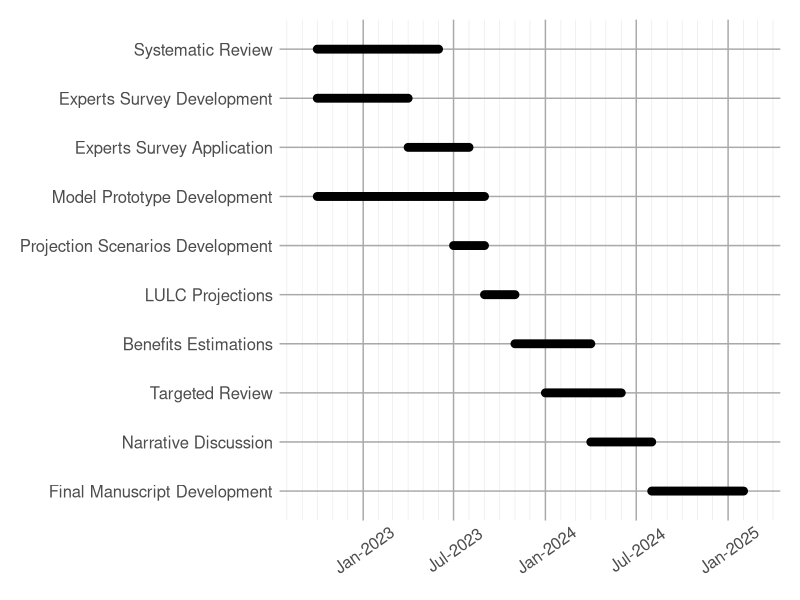

This figure's R source:
## ---- chunk 1
#| include: false

library(DiagrammeR)
library(lubridate)
library(tidyverse)

## ---- chunk 2
#| echo: false

grViz(
  "digraph {
  
  graph [layout = dot, 
         rankdir = TD, 
         nodesep = 2, 
         ranksep = 0.5,
         tooltip = ' ']
  
  node [shape = box,
        fontname = Helvetica,
        style = filled,
        fontcolor = '#343a40'
        fillcolor = '#f7f7f9'
        penwidth = 2.5,
        width = 3,
        height = 1.2,
        fontsize = 25,
        tooltip = ' ']

  edge [penwidth = 2.5, 
        arrowsize = 2,
        tooltip = ' ']

  a [label = 'Systematic \n Review', xlabel = '1']
  b [label = 'Experts Survey', xlabel = '1']
  c [label = 'ICLF overview \n data set', xlabel = '1']
  d [label = 'Projections \n Scenarios', xlabel = '2']
  e [label = 'LULC \n Projections', xlabel = '2']
  f [label = 'Benefits \n Estimations', xlabel = '2']
  g [label = 'Targeted \n Review', xlabel = '3']
  h [label = 'Narrative \n Discussion', xlabel = '3']
  
  a -> c b -> c
  c -> d d -> e
  e -> f c -> f
  f -> h g -> h
  
  }"
)

## ---- chunk 3
#| echo: false

grViz(
  "digraph {
  
  graph [layout = dot,
         rankdir = TD, 
         nodesep = 2, 
         ranksep = 0.5,
         tooltip = ' ']
  
  node [shape = box,
        fontname = Helvetica,
        style = filled,
        fontcolor = '#343a40'
        fillcolor = '#f7f7f9'
        penwidth = 2.5,
        width = 3,
        height = 1.2,
        fontsize = 25,
        tooltip = ' ']

  edge [penwidth = 2.5, 
        arrowsize = 2,
        tooltip = ' ']

  a [label = 'Region']
  b [label = 'Species']
  c [label = 'Population']
  d [label = 'Cycle Length']
  e [label = 'Management \n Practices']
  
  a -> b b -> c
  b -> d b -> e
  
  }"
)

## ---- chunk 4
#| echo: false

grViz(
  "digraph {
  
  graph [layout = dot,
         rankdir = LR, 
         nodesep = 1.2, 
         ranksep = 0.5,
         tooltip = ' ']
  
  node [shape = box,
        fontname = Helvetica,
        style = filled,
        fontcolor = '#343a40'
        fillcolor = '#f7f7f9'
        penwidth = 2.5,
        width = 3,
        height = 1.2,
        fontsize = 25,
        tooltip = ' ']

  edge [penwidth = 2.5, 
        arrowsize = 2,
        tooltip = ' ']

  a [label = 'Pasture']
  b [label = 'Transition \n (ICL)']
  c [label = 'ICLF']
  
    node [shape = oval,
        fontname = Helvetica,
        style = filled,
        fontcolor = '#343a40'
        fillcolor = '#f7f7f9'
        penwidth = 2.5,
        width = 3,
        height = 1.2,
        fontsize = 25,
        tooltip = ' ']
        
  e [label = 'Random Variables']
  f [label = 'Expansion \n Scenario']
  
      node [shape = diamond,
        fontname = Helvetica,
        style = filled,
        fontcolor = '#343a40'
        fillcolor = '#f7f7f9'
        penwidth = 2.5,
        width = 3,
        height = 1.2,
        fontsize = 25,
        tooltip = ' ']
        
  d [label = 'Random \n Selection']
  
  a -> d b -> c c -> b 
  d -> b e -> b e -> c
  f -> d
  
  }"
)

## ---- chunk 5
#| echo: false

grViz(
  "digraph {
  
  graph [layout = dot,
         rankdir = TD, 
         nodesep = 1.2, 
         ranksep = 0.5,
         tooltip = ' ']
  
  node [shape = box,
        fontname = Helvetica,
        style = filled,
        fontcolor = '#343a40'
        fillcolor = '#f7f7f9'
        penwidth = 2.5,
        width = 3,
        height = 1.2,
        fontsize = 25,
        tooltip = ' ']

  edge [penwidth = 2.5, 
        arrowsize = 2,
        tooltip = ' ']

  a [label = 'Biomass']
  b [label = 'Soil Carbon \n (Century)']
  c [label = 'Productivity']
  d [label = 'Revenue']
  
    node [shape = oval,
        fontname = Helvetica,
        style = filled,
        fontcolor = '#343a40'
        fillcolor = '#f7f7f9'
        penwidth = 2.5,
        width = 3,
        height = 1.2,
        fontsize = 25,
        tooltip = ' ']
        
  e [label = 'Population']      
  f [label = 'Climate']
  g [label = 'Species']
  h [label = 'Management \n Practices']
  
  a -> b a -> c c -> d 

  e -> a e -> c
  f -> a f -> b f -> c
  g -> a g ->b g -> c
  h -> d
  
  }"
)

## ---- chunk 6
#| echo: false

schedule_table <- 
  bind_rows(
    list(
      activity = "Systematic Review",
      start = "01-10-2022",
      end = "01-06-2023",
      section = 1
    ),
    list(
      activity = "Experts Survey Development",
      start = "01-10-2022",
      end = "01-04-2023",
      section = 1
    ),
    list(
      activity = "Experts Survey Application",
      start = "01-04-2023",
      end = "01-08-2023",
      section = 1
    ),
    list(
      activity = "Model Prototype Development",
      start = "01-10-2022",
      end = "01-09-2023",
      section = 2
    ),
    list(
      activity = "Projection Scenarios Development",
      start = "01-07-2023",
      end = "01-09-2023",
      section = 2
    ),
    list(
      activity = "LULC Projections",
      start = "01-09-2023",
      end = "01-11-2023",
      section = 2
    ),
    list(
      activity = "Benefits Estimations",
      start = "01-11-2023",
      end = "01-04-2024",
      section = 2
    ),
    list(
      activity = "Targeted Review",
      start = "01-01-2024",
      end = "01-06-2024",
      section = 3
    ),
    list(
      activity = "Narrative Discussion",
      start = "01-04-2024",
      end = "01-08-2024",
      section = 3
    ),
    list(
      activity = "Final Manuscript Development",
      start = "01-08-2024",
      end = "01-02-2025",
      section = NA
    )
  )

schedule_table <- schedule_table %>%
  mutate(
    start = dmy(start),end = dmy(end),
    activity = factor(activity, levels = activity)
  ) %>%
  pivot_longer(
    cols = c(start, end),
    names_to = "when",
    values_to = "date"
  )

schedule_table %>%
    ggplot() +
    geom_line(
      aes(x = date, y = activity), 
      size = 3, 
      lineend = "round"
    ) +
    scale_y_discrete(limits = rev) +
    scale_x_date(
      date_labels = "%b-%Y", 
      date_breaks = "6 months", 
      date_minor_breaks = "1 month",
      limits = c(ymd("2022-09-01"), ymd("2025-03-01"))
    ) +
    labs(color = "Section") +
    theme_minimal() + 
    theme(
      text = element_text(family = "sans", size = 15),
      panel.grid.major = element_line(color = "#a9a9a9"),
      axis.title = element_blank(),
      axis.text.x = element_text(angle = 35, vjust = 0.6),
      plot.margin = margin(0.5, 0.5, 0.5, 0.5, "cm"),
      legend.position = "bottom"
    )
